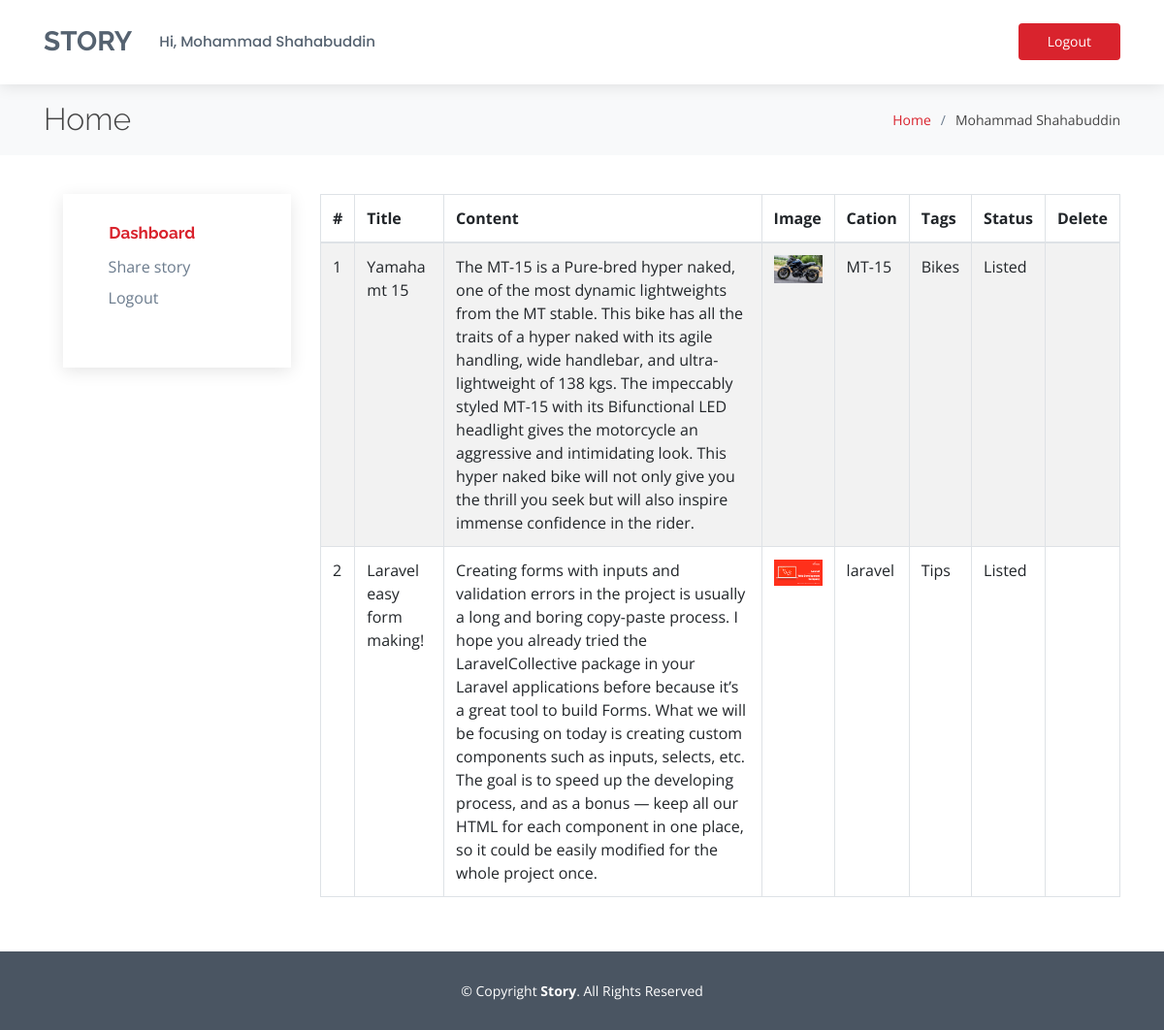
The page /view-story.php (signed in) on the database its author committed.
### tables this page shows
CREATE TABLE `stories` (
  `id` int(11) NOT NULL,
  `userId` int(11) NOT NULL,
  `name` varchar(220) NOT NULL,
  `usermail` varchar(20) NOT NULL,
  `title` varchar(200) NOT NULL,
  `body` text NOT NULL,
  `image` text NOT NULL,
  `caption` varchar(200) NOT NULL,
  `tags` text NOT NULL,
  `status` varchar(200) NOT NULL,
  `date` varchar(200) NOT NULL
);

### view-story.php (the view, shortened to what this page needs)
<?php
    include "includes/db.php";
    include "includes/header.php";
    if(strlen($_SESSION['login'])==0){
    header('location:index.php');
    }
    else{
?>
<body>
    <?php include "includes/nav.php"; ?>
    <main id="main">
        <section id="breadcrumbs" class="breadcrumbs">
            <div class="container">
                <div class="d-flex justify-content-between align-items-center">
                    <h2>Home</h2>
                    <ol>
                        <li><a href="index.php">Home</a></li>
                        <li><?php echo htmlentities($_SESSION['username']);?></li>
                    </ol>
                </div>
            </div>
            </section>
            <section id="blog" class="blog">
                <div class="container">
                    <div class="row">
                        <div class="col-lg-3">
                            <div class="sidebar">
                                <div class="sidebar-item categories"> <?php include"includes/side_bar.php"; ?></div>
                            </div>
                        </div>
                        <div class="col-lg-9">
                            <table class="table table-striped table-bordered table-condensed">
                                <thead>
                                    <tr>
                                        <th>#</th>
                                        <th>Title</th>
                                        <th>Content</th>
                                        <th>Image</th>
                                        <th>Cation</th>
                                        <th>Tags</th>
                                        <th>Status</th>
                                        <th>Delete</th>
                                    </tr>
                                </thead>
                                <tbody>
                                    <?php
                                        $query = "SELECT * FROM stories WHERE userId = '".$_SESSION['id']."' ";
                                        $select_query = mysqli_query($connection, $query);
                                        $cnt = 1;
                                        while($row = mysqli_fetch_assoc($select_query)){
                                        $title = $row['title'];
                                        $body = $row['body'];
                                        $image = $row['image'];
                                        $caption = $row['caption'];
                                        $tags = $row['tags'];
                                        $status = $row['status'];
                                    ?>
                                    <tr>
                                        <td><?php echo $cnt ;?></td>
                                        <td><?php echo $title; ?></td>
                                        <td><?php echo $body; ?></td>
                                        <td><img src="images/stories/<?php echo $image; ?>" alt="" style="width: 50px"></td>
                                        <td><?php echo $caption; ?></td>
                                        <td><?php echo $tags; ?></td>
                                        <td><?php echo $status; ?></td>
                                        <td>
                                            <a href="view-story.php?id=<?php echo $row['id']?>&del=delete" onClick="return confirm('Are you want to delete?')"><i class="icofont-ui-delete"></i></a>
                                        </td>
                                    </tr> <?php $cnt=$cnt+1; } ?>
                                </tbody>
                            </table>
                        </div>
                    </div>
                </div>
            </section>
        </main>
<?php include"includes/footer.php"; } ?>

### assets/css/style.css (style rules this page uses)
body { font-family: "Open Sans", sans-serif; color: #444444; }
a { color: #d9232d; }
h1, h2, h3, h4, h5, h6 { font-family: "Raleway", sans-serif; }
section { padding: 60px 0; }
.breadcrumbs { padding: 18px 0; background: #f8f9fa; min-height: 40px; margin-top: 86px; }
.breadcrumbs h2 { font-size: 32px; font-weight: 300; margin: 0; }
.breadcrumbs ol { display: flex; flex-wrap: wrap; list-style: none; padding: 0; margin: 0; font-size: 14px; }
.breadcrumbs ol li + li { padding-left: 10px; }
.breadcrumbs ol li + li::before { display: inline-block; padding-right: 10px; color: #6b7b8d; content: "/"; }
.blog { padding: 40px 0 40px 0; }
.blog .sidebar { padding: 30px; margin: 0 0 60px 20px; box-shadow: 0 4px 16px rgba(0, 0, 0, 0.1); }
.blog .sidebar .sidebar-item { margin-bottom: 30px; }

### rows shown on the page
stories: title "Yamaha mt 15", body "The MT-15 is a Pure-bred hyper naked, one of the most dynamic lightweights from the MT stable. This bike has all the traits of a hyper naked with its agile handling, wide handlebar, and ultra-lightweight of 138 kgs. The impeccably styled MT-15 with its Bifunctional LED headlight gives the motorcycle an aggressive and intimidating look. This hyper naked bike will not only give you the thrill you seek but will also inspire immense confidence in the rider.", image (picture), caption "MT-15", tags "Bikes", status "Listed"
stories: title "Laravel easy form making!", body "Creating forms with inputs and validation errors in the project is usually a long and boring copy-paste process. I hope you already tried the LaravelCollective package in your Laravel applications before because it’s a great tool to build Forms. What we will be focusing on today is creating custom components such as inputs, selects, etc. The goal is to speed up the developing process, and as a bonus — keep all our HTML for each component in one place, so it could be easily modified for the whole project once.", image (picture), caption "laravel", tags "Tips", status "Listed"

### other values the page prints
$_SESSION['username'] "Mohammad Shahabuddin"
